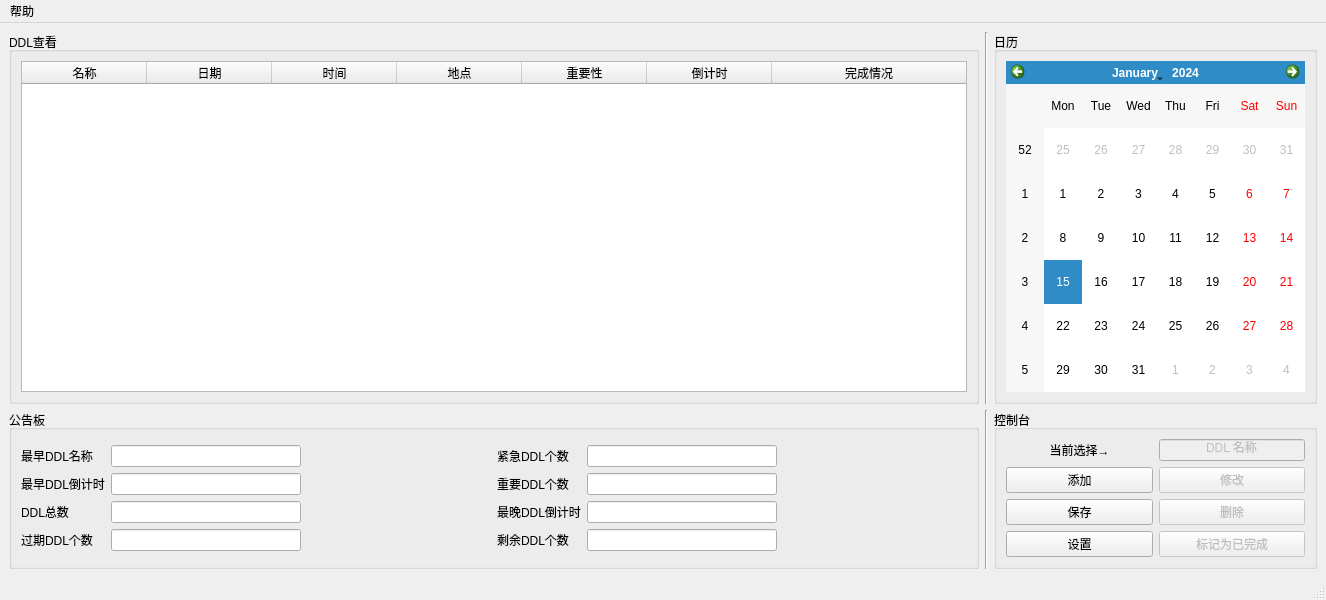
<?xml version="1.0" encoding="UTF-8"?>
<ui version="4.0">
 <class>MainWindow</class>
 <widget class="QMainWindow" name="MainWindow">
  <property name="geometry">
   <rect>
    <x>0</x>
    <y>0</y>
    <width>1326</width>
    <height>600</height>
   </rect>
  </property>
  <property name="sizePolicy">
   <sizepolicy hsizetype="Fixed" vsizetype="Fixed">
    <horstretch>0</horstretch>
    <verstretch>0</verstretch>
   </sizepolicy>
  </property>
  <property name="mouseTracking">
   <bool>true</bool>
  </property>
  <property name="windowTitle">
   <string>DDL拯救者</string>
  </property>
  <property name="windowIcon">
   <iconset resource="source.qrc">
    <normaloff>:/图标/icon.ico</normaloff>:/图标/icon.ico</iconset>
  </property>
  <widget class="QWidget" name="centralwidget">
   <property name="sizePolicy">
    <sizepolicy hsizetype="Fixed" vsizetype="Preferred">
     <horstretch>0</horstretch>
     <verstretch>0</verstretch>
    </sizepolicy>
   </property>
   <layout class="QGridLayout" name="gridLayout_7">
    <item row="0" column="2">
     <widget class="QGroupBox" name="cldGroupBox">
      <property name="sizePolicy">
       <sizepolicy hsizetype="Preferred" vsizetype="Preferred">
        <horstretch>1</horstretch>
        <verstretch>4</verstretch>
       </sizepolicy>
      </property>
      <property name="mouseTracking">
       <bool>true</bool>
      </property>
      <property name="title">
       <string>日历</string>
      </property>
      <layout class="QGridLayout" name="gridLayout_5">
       <item row="0" column="0">
        <widget class="QCalendarWidget" name="calendarWidget">
         <property name="mouseTracking">
          <bool>true</bool>
         </property>
        </widget>
       </item>
      </layout>
     </widget>
    </item>
    <item row="1" column="0">
     <widget class="QGroupBox" name="noticeGroupBox">
      <property name="sizePolicy">
       <sizepolicy hsizetype="Preferred" vsizetype="Preferred">
        <horstretch>3</horstretch>
        <verstretch>1</verstretch>
       </sizepolicy>
      </property>
      <property name="title">
       <string>公告板</string>
      </property>
      <layout class="QGridLayout" name="gridLayout_6">
       <item row="0" column="0">
        <layout class="QGridLayout" name="gridLayout_2">
         <item row="3" column="3">
          <widget class="QLineEdit" name="ddlNumLineEdit">
           <property name="readOnly">
            <bool>true</bool>
           </property>
          </widget>
         </item>
         <item row="2" column="5">
          <widget class="QLabel" name="label_6">
           <property name="text">
            <string>重要DDL个数</string>
           </property>
          </widget>
         </item>
         <item row="4" column="4">
          <spacer name="horizontalSpacer_4">
           <property name="orientation">
            <enum>Qt::Horizontal</enum>
           </property>
           <property name="sizeHint" stdset="0">
            <size>
             <width>40</width>
             <height>20</height>
            </size>
           </property>
          </spacer>
         </item>
         <item row="0" column="1">
          <widget class="QLabel" name="label">
           <property name="text">
            <string>最早DDL名称</string>
           </property>
          </widget>
         </item>
         <item row="4" column="3">
          <widget class="QLineEdit" name="ddlOldLineEdit">
           <property name="readOnly">
            <bool>true</bool>
           </property>
          </widget>
         </item>
         <item row="3" column="5">
          <widget class="QLabel" name="label_8">
           <property name="text">
            <string>最晚DDL倒计时</string>
           </property>
          </widget>
         </item>
         <item row="3" column="1">
          <widget class="QLabel" name="label_2">
           <property name="text">
            <string>DDL总数</string>
           </property>
          </widget>
         </item>
         <item row="2" column="4">
          <spacer name="horizontalSpacer_2">
           <property name="orientation">
            <enum>Qt::Horizontal</enum>
           </property>
           <property name="sizeHint" stdset="0">
            <size>
             <width>40</width>
             <height>20</height>
            </size>
           </property>
          </spacer>
         </item>
         <item row="0" column="6">
          <widget class="QLineEdit" name="emNumLineEdit">
           <property name="readOnly">
            <bool>true</bool>
           </property>
          </widget>
         </item>
         <item row="4" column="5">
          <widget class="QLabel" name="label_5">
           <property name="text">
            <string>剩余DDL个数</string>
           </property>
          </widget>
         </item>
         <item row="0" column="5">
          <widget class="QLabel" name="label_7">
           <property name="text">
            <string>紧急DDL个数</string>
           </property>
          </widget>
         </item>
         <item row="3" column="6">
          <widget class="QLineEdit" name="lateTimeLineEdit">
           <property name="readOnly">
            <bool>true</bool>
           </property>
          </widget>
         </item>
         <item row="2" column="6">
          <widget class="QLineEdit" name="imNumLineEdit">
           <property name="readOnly">
            <bool>true</bool>
           </property>
          </widget>
         </item>
         <item row="3" column="4">
          <spacer name="horizontalSpacer_3">
           <property name="orientation">
            <enum>Qt::Horizontal</enum>
           </property>
           <property name="sizeHint" stdset="0">
            <size>
             <width>40</width>
             <height>20</height>
            </size>
           </property>
          </spacer>
         </item>
         <item row="2" column="3">
          <widget class="QLineEdit" name="ddlTimeLineEdit">
           <property name="readOnly">
            <bool>true</bool>
           </property>
          </widget>
         </item>
         <item row="0" column="3">
          <widget class="QLineEdit" name="ddlNameLineEdit">
           <property name="readOnly">
            <bool>true</bool>
           </property>
          </widget>
         </item>
         <item row="2" column="1">
          <widget class="QLabel" name="label_4">
           <property name="text">
            <string>最早DDL倒计时</string>
           </property>
          </widget>
         </item>
         <item row="0" column="4">
          <spacer name="horizontalSpacer">
           <property name="orientation">
            <enum>Qt::Horizontal</enum>
           </property>
           <property name="sizeHint" stdset="0">
            <size>
             <width>40</width>
             <height>20</height>
            </size>
           </property>
          </spacer>
         </item>
         <item row="4" column="1">
          <widget class="QLabel" name="label_3">
           <property name="text">
            <string>过期DDL个数</string>
           </property>
          </widget>
         </item>
         <item row="4" column="6">
          <widget class="QLineEdit" name="remNumLineEdit">
           <property name="readOnly">
            <bool>true</bool>
           </property>
          </widget>
         </item>
         <item row="0" column="7">
          <spacer name="horizontalSpacer_5">
           <property name="orientation">
            <enum>Qt::Horizontal</enum>
           </property>
           <property name="sizeHint" stdset="0">
            <size>
             <width>40</width>
             <height>20</height>
            </size>
           </property>
          </spacer>
         </item>
         <item row="2" column="7">
          <spacer name="horizontalSpacer_6">
           <property name="orientation">
            <enum>Qt::Horizontal</enum>
           </property>
           <property name="sizeHint" stdset="0">
            <size>
             <width>40</width>
             <height>20</height>
            </size>
           </property>
          </spacer>
         </item>
         <item row="3" column="7">
          <spacer name="horizontalSpacer_7">
           <property name="orientation">
            <enum>Qt::Horizontal</enum>
           </property>
           <property name="sizeHint" stdset="0">
            <size>
             <width>40</width>
             <height>20</height>
            </size>
           </property>
          </spacer>
         </item>
         <item row="4" column="7">
          <spacer name="horizontalSpacer_8">
           <property name="orientation">
            <enum>Qt::Horizontal</enum>
           </property>
           <property name="sizeHint" stdset="0">
            <size>
             <width>40</width>
             <height>20</height>
            </size>
           </property>
          </spacer>
         </item>
        </layout>
       </item>
      </layout>
     </widget>
    </item>
    <item row="0" column="0">
     <widget class="QGroupBox" name="ddlGroupBox">
      <property name="sizePolicy">
       <sizepolicy hsizetype="Preferred" vsizetype="Preferred">
        <horstretch>3</horstretch>
        <verstretch>4</verstretch>
       </sizepolicy>
      </property>
      <property name="title">
       <string>DDL查看</string>
      </property>
      <layout class="QGridLayout" name="gridLayout">
       <item row="0" column="0">
        <widget class="QTableWidget" name="ddlTableWidget">
         <property name="sizeAdjustPolicy">
          <enum>QAbstractScrollArea::AdjustToContentsOnFirstShow</enum>
         </property>
         <property name="editTriggers">
          <set>QAbstractItemView::NoEditTriggers</set>
         </property>
         <property name="alternatingRowColors">
          <bool>true</bool>
         </property>
         <property name="selectionMode">
          <enum>QAbstractItemView::MultiSelection</enum>
         </property>
         <property name="selectionBehavior">
          <enum>QAbstractItemView::SelectRows</enum>
         </property>
         <property name="verticalScrollMode">
          <enum>QAbstractItemView::ScrollPerPixel</enum>
         </property>
         <property name="horizontalScrollMode">
          <enum>QAbstractItemView::ScrollPerPixel</enum>
         </property>
         <attribute name="horizontalHeaderCascadingSectionResizes">
          <bool>true</bool>
         </attribute>
         <attribute name="horizontalHeaderDefaultSectionSize">
          <number>125</number>
         </attribute>
         <attribute name="horizontalHeaderStretchLastSection">
          <bool>true</bool>
         </attribute>
         <column>
          <property name="text">
           <string>名称</string>
          </property>
         </column>
         <column>
          <property name="text">
           <string>日期</string>
          </property>
         </column>
         <column>
          <property name="text">
           <string>时间</string>
          </property>
         </column>
         <column>
          <property name="text">
           <string>地点</string>
          </property>
         </column>
         <column>
          <property name="text">
           <string>重要性</string>
          </property>
         </column>
         <column>
          <property name="text">
           <string>倒计时</string>
          </property>
         </column>
         <column>
          <property name="text">
           <string>完成情况</string>
          </property>
         </column>
        </widget>
       </item>
      </layout>
     </widget>
    </item>
    <item row="1" column="2">
     <widget class="QGroupBox" name="ctrlGroupBox">
      <property name="sizePolicy">
       <sizepolicy hsizetype="Preferred" vsizetype="Preferred">
        <horstretch>1</horstretch>
        <verstretch>1</verstretch>
       </sizepolicy>
      </property>
      <property name="title">
       <string>控制台</string>
      </property>
      <layout class="QGridLayout" name="gridLayout_4">
       <item row="1" column="1">
        <layout class="QGridLayout" name="gridLayout_3">
         <item row="2" column="2">
          <widget class="QPushButton" name="delPushButton">
           <property name="enabled">
            <bool>false</bool>
           </property>
           <property name="text">
            <string>删除</string>
           </property>
          </widget>
         </item>
         <item row="1" column="1">
          <widget class="QPushButton" name="addPushButton">
           <property name="text">
            <string>添加</string>
           </property>
          </widget>
         </item>
         <item row="2" column="1">
          <widget class="QPushButton" name="savePushButton">
           <property name="text">
            <string>保存</string>
           </property>
          </widget>
         </item>
         <item row="1" column="2">
          <widget class="QPushButton" name="modPushButton">
           <property name="enabled">
            <bool>false</bool>
           </property>
           <property name="text">
            <string>修改</string>
           </property>
          </widget>
         </item>
         <item row="0" column="2">
          <widget class="QLineEdit" name="selectLineEdit">
           <property name="enabled">
            <bool>false</bool>
           </property>
           <property name="sizePolicy">
            <sizepolicy hsizetype="Expanding" vsizetype="Fixed">
             <horstretch>1</horstretch>
             <verstretch>0</verstretch>
            </sizepolicy>
           </property>
           <property name="text">
            <string>DDL 名称</string>
           </property>
           <property name="alignment">
            <set>Qt::AlignCenter</set>
           </property>
          </widget>
         </item>
         <item row="0" column="1">
          <widget class="QLabel" name="label_9">
           <property name="sizePolicy">
            <sizepolicy hsizetype="Preferred" vsizetype="Preferred">
             <horstretch>1</horstretch>
             <verstretch>0</verstretch>
            </sizepolicy>
           </property>
           <property name="text">
            <string>当前选择→</string>
           </property>
           <property name="alignment">
            <set>Qt::AlignCenter</set>
           </property>
          </widget>
         </item>
         <item row="3" column="1">
          <widget class="QPushButton" name="setPushButton">
           <property name="text">
            <string>设置</string>
           </property>
          </widget>
         </item>
         <item row="3" column="2">
          <widget class="QPushButton" name="completePushButton">
           <property name="enabled">
            <bool>false</bool>
           </property>
           <property name="text">
            <string>标记为已完成</string>
           </property>
          </widget>
         </item>
        </layout>
       </item>
      </layout>
     </widget>
    </item>
    <item row="0" column="1">
     <widget class="Line" name="line">
      <property name="orientation">
       <enum>Qt::Vertical</enum>
      </property>
     </widget>
    </item>
    <item row="1" column="1">
     <widget class="Line" name="line_2">
      <property name="orientation">
       <enum>Qt::Vertical</enum>
      </property>
     </widget>
    </item>
   </layout>
  </widget>
  <widget class="QMenuBar" name="menubar">
   <property name="geometry">
    <rect>
     <x>0</x>
     <y>0</y>
     <width>1326</width>
     <height>26</height>
    </rect>
   </property>
   <widget class="QMenu" name="menu">
    <property name="title">
     <string>帮助</string>
    </property>
    <addaction name="showInfoAction"/>
   </widget>
   <addaction name="menu"/>
  </widget>
  <widget class="QStatusBar" name="statusbar"/>
  <action name="action">
   <property name="text">
    <string>设置</string>
   </property>
  </action>
  <action name="action_3">
   <property name="text">
    <string>退出</string>
   </property>
  </action>
  <action name="showInfoAction">
   <property name="text">
    <string>关于本软件</string>
   </property>
  </action>
 </widget>
 <resources>
  <include location="source.qrc"/>
 </resources>
 <connections>
  <connection>
   <sender>addPushButton</sender>
   <signal>clicked()</signal>
   <receiver>MainWindow</receiver>
   <slot>showAddDdlWin()</slot>
   <hints>
    <hint type="sourcelabel">
     <x>1088</x>
     <y>480</y>
    </hint>
    <hint type="destinationlabel">
     <x>868</x>
     <y>400</y>
    </hint>
   </hints>
  </connection>
  <connection>
   <sender>modPushButton</sender>
   <signal>clicked()</signal>
   <receiver>MainWindow</receiver>
   <slot>showAddDdlWin_mod()</slot>
   <hints>
    <hint type="sourcelabel">
     <x>1238</x>
     <y>480</y>
    </hint>
    <hint type="destinationlabel">
     <x>1043</x>
     <y>401</y>
    </hint>
   </hints>
  </connection>
  <connection>
   <sender>delPushButton</sender>
   <signal>clicked()</signal>
   <receiver>MainWindow</receiver>
   <slot>delDdlAction()</slot>
   <hints>
    <hint type="sourcelabel">
     <x>1280</x>
     <y>515</y>
    </hint>
    <hint type="destinationlabel">
     <x>1084</x>
     <y>400</y>
    </hint>
   </hints>
  </connection>
  <connection>
   <sender>ddlTableWidget</sender>
   <signal>currentItemChanged(QTableWidgetItem*,QTableWidgetItem*)</signal>
   <receiver>MainWindow</receiver>
   <slot>selectDdlAction()</slot>
   <hints>
    <hint type="sourcelabel">
     <x>551</x>
     <y>199</y>
    </hint>
    <hint type="destinationlabel">
     <x>730</x>
     <y>27</y>
    </hint>
   </hints>
  </connection>
  <connection>
   <sender>savePushButton</sender>
   <signal>clicked()</signal>
   <receiver>MainWindow</receiver>
   <slot>saveDdlAction()</slot>
   <hints>
    <hint type="sourcelabel">
     <x>1130</x>
     <y>515</y>
    </hint>
    <hint type="destinationlabel">
     <x>848</x>
     <y>574</y>
    </hint>
   </hints>
  </connection>
  <connection>
   <sender>calendarWidget</sender>
   <signal>clicked(QDate)</signal>
   <receiver>MainWindow</receiver>
   <slot>selectDdlRow()</slot>
   <hints>
    <hint type="sourcelabel">
     <x>1134</x>
     <y>246</y>
    </hint>
    <hint type="destinationlabel">
     <x>994</x>
     <y>32</y>
    </hint>
   </hints>
  </connection>
  <connection>
   <sender>setPushButton</sender>
   <signal>clicked()</signal>
   <receiver>MainWindow</receiver>
   <slot>showSetWin()</slot>
   <hints>
    <hint type="sourcelabel">
     <x>1045</x>
     <y>538</y>
    </hint>
    <hint type="destinationlabel">
     <x>1040</x>
     <y>574</y>
    </hint>
   </hints>
  </connection>
  <connection>
   <sender>showInfoAction</sender>
   <signal>triggered()</signal>
   <receiver>MainWindow</receiver>
   <slot>showInfo()</slot>
   <hints>
    <hint type="sourcelabel">
     <x>-1</x>
     <y>-1</y>
    </hint>
    <hint type="destinationlabel">
     <x>631</x>
     <y>299</y>
    </hint>
   </hints>
  </connection>
  <connection>
   <sender>completePushButton</sender>
   <signal>clicked()</signal>
   <receiver>MainWindow</receiver>
   <slot>alterCompleteAction()</slot>
   <hints>
    <hint type="sourcelabel">
     <x>1198</x>
     <y>536</y>
    </hint>
    <hint type="destinationlabel">
     <x>1186</x>
     <y>572</y>
    </hint>
   </hints>
  </connection>
 </connections>
 <slots>
  <slot>showAddDdlWin()</slot>
  <slot>showAddDdlWin_mod()</slot>
  <slot>delDdlAction()</slot>
  <slot>selectDdlAction()</slot>
  <slot>saveDdlAction()</slot>
  <slot>selectDdlRow()</slot>
  <slot>showSetWin()</slot>
  <slot>showInfo()</slot>
  <slot>alterCompleteAction()</slot>
 </slots>
</ui>
